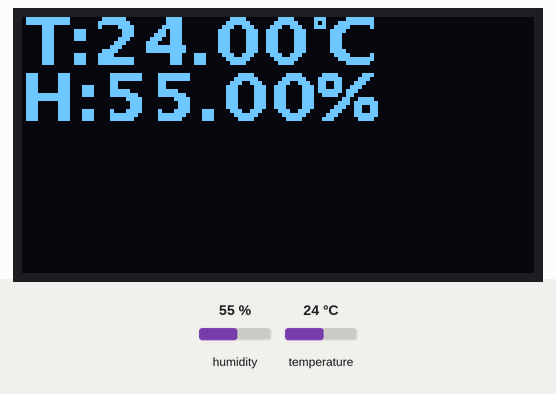
The sketch below on a simulated ESP32. Shown: 128×64 one-colour display. The test bench sets the inputs (shaded band); at power-on: humidity 55 %, temperature 24 °C. WiFi joins after 1.5 s; servers stay silent unless stated; what the sketch prints to the serial monitor is not drawn.

Above: at 3.7 s.
3.8 s: humidity set to 22 %
At 6.0 s:
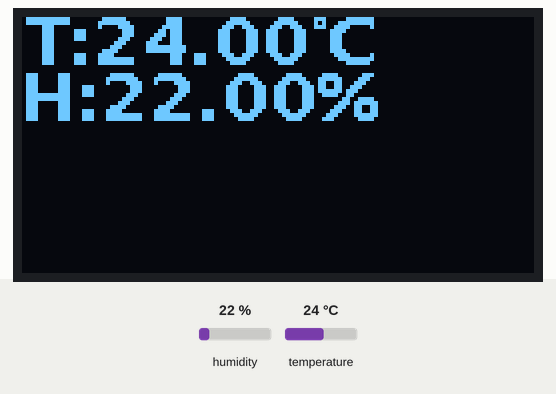
6.7 s: temperature set to 12 °C
At 8.5 s:
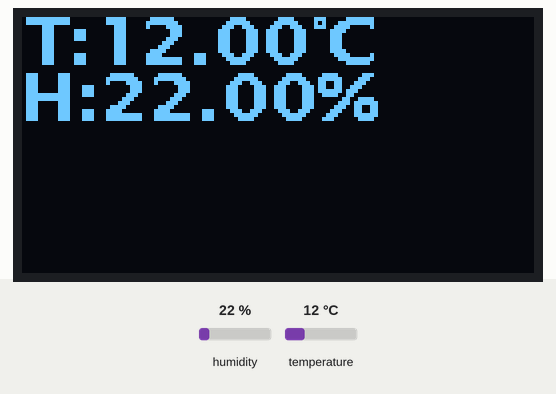
9.5 s: humidity set to 40 %
At 12.4 s:
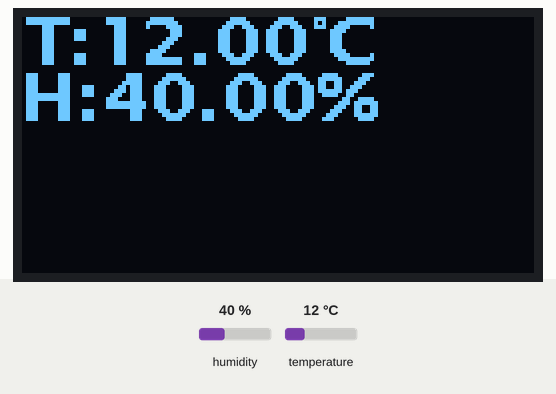
13.1 s: temperature set to 19 °C
At 15.0 s:
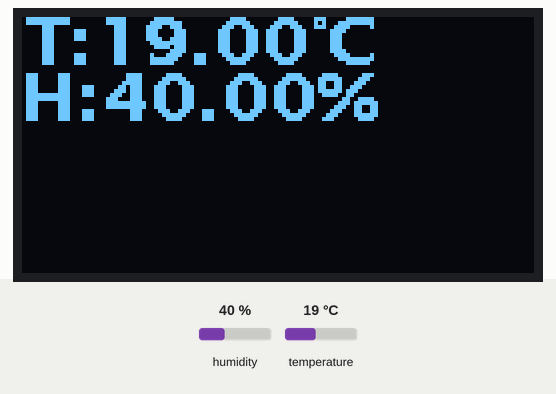
Timing chart, 0 to 16.5 s (numbered marks = the images above; inputs shaded):
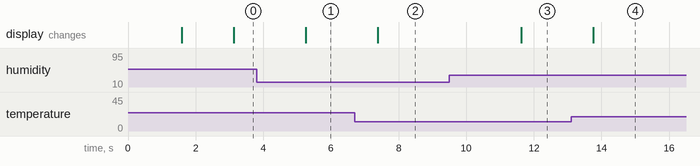

Measured:
- after the input at 3.8 s, the display: changes after 1.5 s (image 1)
- after the input at 6.7 s, the display: changes after 0.68 s (image 2)
- after the input at 9.5 s, the display: changes after 2.1 s (image 3)
- after the input at 13.1 s, the display: changes after 0.66 s (image 4)

The sketch:

Hu-Shih_ESP32_WiFi_SSD1306_DHT11.ino
```cpp
/*
   Using ESP32 + SSD1306 + DHT11
   Detect Temp & Humi
   Data: 15
   SDA : 21
   SCL : 22
*/

#include <WiFi.h>
#include <DHT.h>
#include <Arduino.h>
#include <U8g2lib.h>

const char* ssid = "";
const char* password = "";

// ESP32 SCL=22 SDA=21
U8G2_SSD1306_128X64_NONAME_F_HW_I2C u8g2(U8G2_R0, /* reset=*/ U8X8_PIN_NONE);

#define DHTPIN 15               //溫濕度接腳
#define DHTTYPE DHT11           //溫濕度感應器型號
DHT dht(DHTPIN, DHTTYPE);       //SET溫濕度感應器回傳

void setup() {
  Serial.begin(115200);
  dht.begin();
  u8g2.begin();
  u8g2.enableUTF8Print();
  u8g2.setFont(u8g2_font_ncenB08_tr);
  u8g2.clearBuffer();
  u8g2.drawStr(0, 16, "Connecting to WiFi...");
  u8g2.sendBuffer();
  WiFi.begin(ssid, password);
  while (WiFi.status() != WL_CONNECTED) {
    delay(500);
    Serial.print(F("."));
  }
  u8g2.drawStr(0, 32, "Connected.");
  u8g2.setCursor(0, 48);
  u8g2.print("IP:");
  u8g2.print(WiFi.localIP());
  u8g2.sendBuffer();
  delay(1000);
}

void loop() {
  u8g2.clearBuffer();
  u8g2.setFont(u8g2_font_luBS12_te);
  float h = dht.readHumidity();
  float t = dht.readTemperature();
  if (isnan(h) || isnan(t)) {
    Serial.println(F("Failed to read from DHT sensor!"));
    return;
  }
  delay(500);
  String OutputT = String("T:") + t +"°C";
  u8g2.setCursor(0, 12);
  u8g2.print(OutputT);
  String OutputH = String("H:") + h + "%";
  u8g2.setCursor(0, 26);
  u8g2.print(OutputH);
  u8g2.sendBuffer();
}
```
